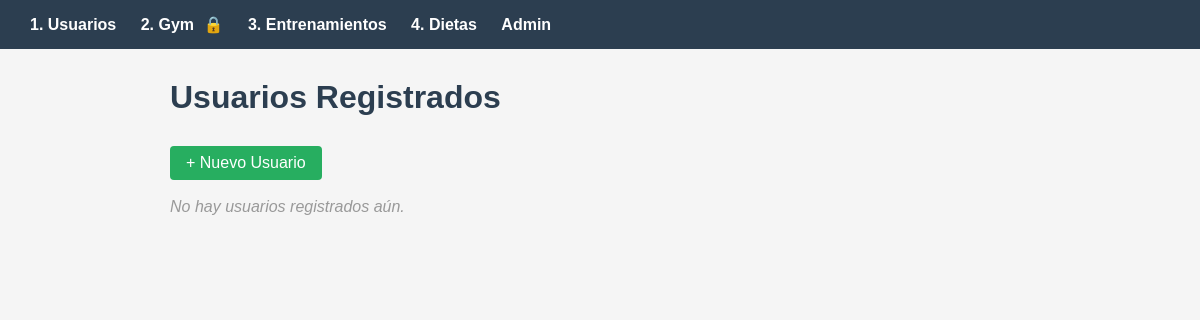
/usuarios/, run on an earlier commit of the app's database.
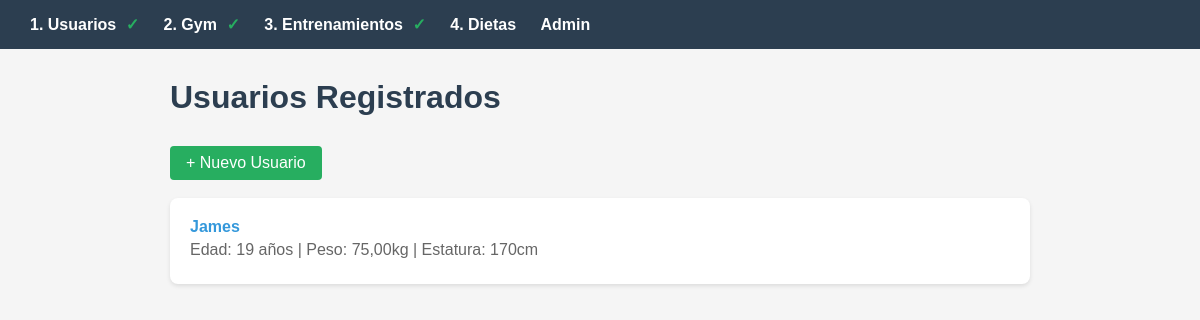
And on a later commit of the database.
### usuarios/models.py (models this page shows, shortened)
class Usuario(models.Model):
    nombre = models.CharField(max_length=100)
    edad = models.IntegerField()
    peso = models.DecimalField(max_digits=6, decimal_places=2)
    estatura = models.IntegerField(help_text="En centímetros")

### usuarios/views.py (the view)
# urls.py: path("", views.index, name="index"),
def index(request):
    latest = Usuario.objects.all()[:5]
    return render(request, "usuarios/index.html", {"latest": latest})

### config/context_processors.py (called while the page is built)
def flow_status(request):
    from usuarios.models import Usuario
    from gym.models import Set
    tiene_usuarios = Usuario.objects.exists()
    tiene_ejercicios = Set.objects.exists()
    return {
        "tiene_usuarios": tiene_usuarios,
        "tiene_ejercicios": tiene_ejercicios,
    }

### usuarios/templates/usuarios/index.html (shortened to what this page needs)
{% extends "base.html" %}
{% block content %}
<h1>Usuarios Registrados</h1>
<a href="{% url 'usuarios:create' %}" class="btn btn-success">+ Nuevo Usuario</a>
<br><br>
{% if latest %}
    {% for u in latest %}
    <div class="card">
        <a href="{% url 'usuarios:detail' u.id %}">{{ u.nombre }}</a>
        <p class="info">Edad: {{ u.edad }} años | Peso: {{ u.peso }}kg | Estatura: {{ u.estatura }}cm</p>
    </div>
    {% endfor %}
{% else %}
    <p class="empty">No hay usuarios registrados aún.</p>
{% endif %}
{% endblock %}

### templates/base.html (shortened to what this page needs)
<!DOCTYPE html>
<html lang="es">
<head>
</head>
<body>
    <nav>
        <a href="{% url 'usuarios:index' %}">1. Usuarios {% if tiene_usuarios %}<span class="nav-check">&#10003;</span>{% endif %}</a>
        <a href="{% url 'gym:index' %}">2. Gym {% if tiene_ejercicios %}<span class="nav-check">&#10003;</span>{% elif not tiene_usuarios %}<span class="nav-lock">&#128274;</span>{% endif %}</a>
        <a href="{% url 'workouts:index' %}">3. Entrenamientos {% if not tiene_ejercicios and tiene_usuarios %}<span class="nav-lock">&#128274;</span>{% elif tiene_ejercicios %}<span class="nav-check">&#10003;</span>{% endif %}</a>
        <a href="{% url 'dietas:index' %}">4. Dietas</a>
        <a href="{% url 'admin:index' %}">Admin</a>
    </nav>
    <div class="container">
        {% block content %}{% endblock %}
    </div>
</body>
</html>

### templates/base.html (style rules this page uses)
* { margin: 0; padding: 0; box-sizing: border-box; }
body { font-family: Arial, sans-serif; background: #f5f5f5; color: #333; }
nav { background: #2c3e50; padding: 15px 30px; }
nav a { color: white; text-decoration: none; margin-right: 20px; font-weight: bold; }
.container { max-width: 900px; margin: 30px auto; padding: 0 20px; }
h1 { color: #2c3e50; margin-bottom: 20px; }
.card { background: white; border-radius: 8px; padding: 20px; margin-bottom: 15px; box-shadow: 0 2px 4px rgba(0,0,0,0.1); }
.card a { color: #3498db; text-decoration: none; font-weight: bold; }
.info { color: #666; margin: 5px 0; }
.btn { display: inline-block; background: #3498db; color: white; padding: 8px 16px; border-radius: 4px; text-decoration: none; margin-top: 10px; }
.btn-success { background: #27ae60; }
.nav-check { color: #27ae60; margin-left: 5px; }

What changed in the data, as far as the page shows it:
added Usuario: nombre "James", edad "19", peso "75,00", estatura "170"
Also different on the page:
text no longer shown: "🔒 No hay usuarios registrados aún."
